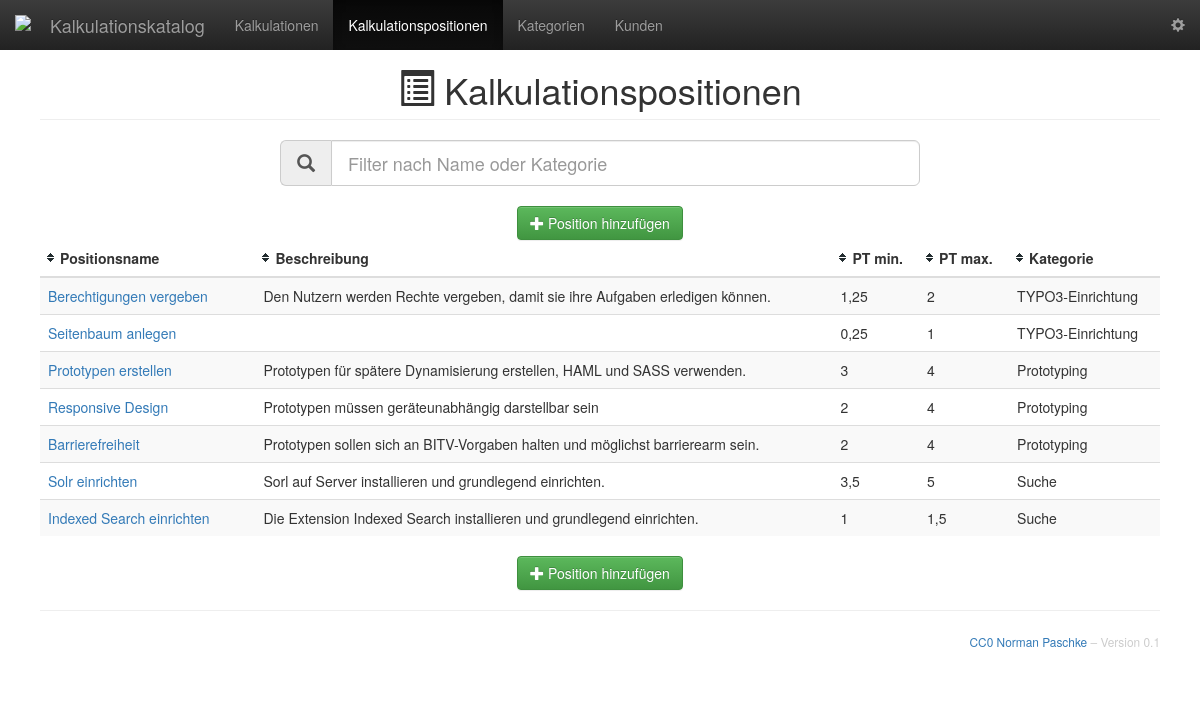
The app's page /?controller=item&action=index with its own data.
### tables this page shows
CREATE TABLE `item` (
  `id` int(6) unsigned NOT NULL auto_increment,
  `name` varchar(128) NOT NULL,
  `description` text(1000),
  `tmin` float(6,3) unsigned NOT NULL DEFAULT '0',
  `tmax` float(6,3) unsigned NOT NULL DEFAULT '0',
  `category` int(6) unsigned NOT NULL,
  PRIMARY KEY (`id`),
  CONSTRAINT `fk_category` FOREIGN KEY (`category`) REFERENCES category(`id`)
);

CREATE TABLE `category` (
  `id` int(6) unsigned NOT NULL auto_increment,
  `name` varchar(128) NOT NULL,
  PRIMARY KEY (`id`)
);

### Classes/Controllers/item.controller.php (called while the page is built, shortened)
<?php
class ItemController {
	public function index() {
		$items = Item::all();
		require_once "Classes/Views/listItem.php";
	}
}
?>

### index.php (called while the page is built, shortened)
<?php
require_once "Classes/Views/layout.php";

### Classes/Models/item.model.php (called while the page is built, shortened)
<?php
class Item {
	public static function all() {
		global $db;
		$st = $db->prepare("SELECT * FROM item ORDER BY 'category' DESC");
		$st->execute($arr);
		$items = $st->fetchAll(PDO::FETCH_CLASS, "Item");
		return $items;
	}
	public static function getCategory($id) {
		global $db;
		$id = intval($id);
		$st = $db->prepare("SELECT * FROM category WHERE id=:id");
		$st->execute(array('id' => $id));
		$customer = $st->fetch(PDO::FETCH_OBJ);
		return $customer;
	}
}
?>

### Classes/Views/listItem.php (the view, shortened to what this page needs)
<?php echo pageHeader('Kalkulationspositionen', 'glyphicon-list-alt') ?>
<div id="items">
	<form class="filterform center-block">
		<div class="input-group input-group-lg">
			<div class="input-group-addon"><span class="glyphicon glyphicon-search"></span></div>
			<input class="search form-control" placeholder="Filter nach Name oder Kategorie" type="text"/>
		</div>
	</form>
	<div class="text-center">
		<a class="btn btn-success" href="/?controller=item&action=add"><span class="glyphicon glyphicon-plus"></span> Position hinzufügen</a>
	</div>
	<div class="table-responsive">
		<table class="table table-striped table-hover table-sort">
			<thead>
				<tr>
					<th>Positionsname</th>
					<th>Beschreibung</th>
					<th>PT min.</th>
					<th>PT max.</th>
					<th>Kategorie</th>
				</tr>
			</thead>
			<tbody class="list">
				<?php foreach($items as $item) { ?>
				<tr>
					<td class="title">
						<a class="edit" title="Bearbeiten" href="/?controller=item&action=show&id=<?php echo $item->id ?>">
							<?php echo $item->name ?>
						</a>
					</td>
					<td>
						<?php echo nl2br($item->description) ?>
					</td>
					<td>
						<?php echo pt($item->tmin) ?>
					</td>
					<td>
						<?php echo pt($item->tmax) ?>
					</td>
					<td class="category">
						<?php echo $item->getCategory($item->category)->name ?>
					</td>
				</tr>
				<?php } ?>
			</tbody>
		</table>
	</div>
</div>
<div class="text-center">
	<a class="btn btn-success" href="/?controller=item&action=add"><span class="glyphicon glyphicon-plus"></span> Position hinzufügen</a>
</div>

### Classes/functions.php (shortened to what this page needs)
<?php
function iconTitle($title = '', $icon = '') {
	if($title) {
		if($icon) {
			$iconTitle = '<i class="glyphicon '.$icon.'"></i> '.$title;
		}
	}
	return $iconTitle;
}
function pageHeader($title = '', $icon = '') {
	if($title && $icon) {
		$title = iconTitle($title, $icon);
		$pageHeader = '<h1 class="page-header">'.$title.'</h1>';
	}
	return $pageHeader;
}
function pt($number) {
	echo rtrim(number_format($number,3,',',''),'0'.',');
	return;
}

### Resources/Public/Stylesheets/style.css (style rules this page uses)
body { min-width: 320px; padding-top: 50px; }
h1 { font-size: 24px; }
@media (min-width: 768px) { h1 { font-size: 36px; text-align: center; } }
.main .page-header { margin-top: 0; }
.filterform { margin-bottom: 20px; max-width: 640px; }
table.table-sort thead tr .header { background-image: url(../Images/bg.gif); background-repeat: no-repeat; background-position: center left; cursor: pointer; padding-left: 20px; }

### records on screen
item: name "Berechtigungen vergeben", description "Den Nutzern werden Rechte vergeben, damit sie ihre Aufgaben erledigen können.", tmin "1,25 2", category.name "TYPO3-Einrichtung"
item: name "Seitenbaum anlegen", tmin "0,25 1", category.name "TYPO3-Einrichtung"
item: name "Prototypen erstellen", description "Prototypen für spätere Dynamisierung erstellen, HAML und SASS verwenden.", tmin "3 4", category.name "Prototyping"
item: name "Responsive Design", description "Prototypen müssen geräteunabhängig darstellbar sein", tmin "2 4", category.name "Prototyping"
item: name "Barrierefreiheit", description "Prototypen sollen sich an BITV-Vorgaben halten und möglichst barrierearm sein.", tmin "2 4", category.name "Prototyping"
item: name "Solr einrichten", description "Sorl auf Server installieren und grundlegend einrichten.", tmin "3,5 5", category.name "Suche"
item: name "Indexed Search einrichten", description "Die Extension Indexed Search installieren und grundlegend einrichten.", tmin "1 1,5", category.name "Suche"

### other values on screen
$GLOBALS['defaultTitle'] "Kalkulationskatalog"
$title "Kalkulationspositionen"
$GLOBALS['version'] "0.1"
